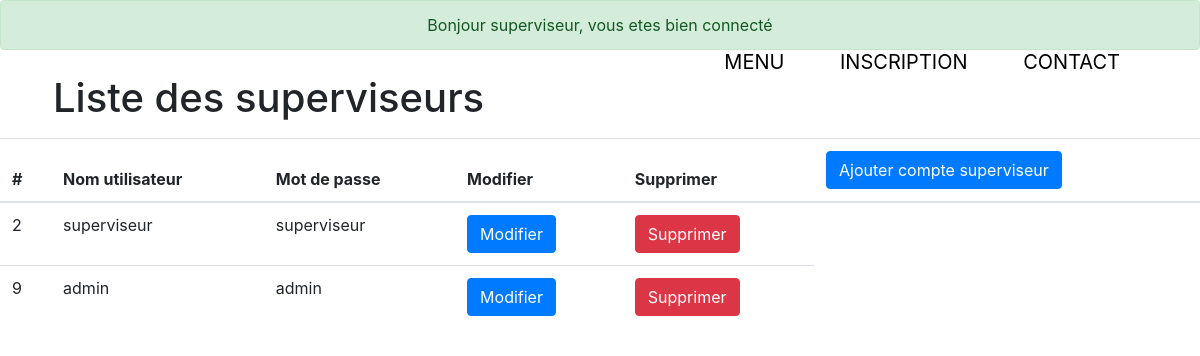
Page /telethon_project/modification_superviseurs.php (signed in) on the committed database.
### tables this page shows
CREATE TABLE IF NOT EXISTS `users` (
  `id` int(11) NOT NULL AUTO_INCREMENT,
  `login` varchar(45) NOT NULL,
  `password` varchar(45) NOT NULL,
  `roles_id` int(2) NOT NULL,
  PRIMARY KEY (`id`),
  KEY `fk_users_idrole` (`roles_id`)
);

### telethon_project/modification_superviseur2.php (called while the page is built, shortened)
<?php ob_start();
    $Titre = "Liste des superviseurs";
    ?>
<?php
$pdo = new PDO("mysql:dbname=projet_telethon;host=localhost", "root", "");
$stmt = $pdo->prepare("SELECT * FROM users ORDER BY id");
$stmt->execute();
$types = $stmt->fetchAll(PDO::FETCH_ASSOC);
?>

### telethon_project/modification_superviseurs.php (the view, shortened to what this page needs)
<link href="//maxcdn.bootstrapcdn.com/bootstrap/4.1.1/css/bootstrap.min.css" rel="stylesheet" id="bootstrap-css">
 <?php
                if($_SESSION['username'] !== ""){
                    $user = $_SESSION['username'];
                 ?>  <div class="alert alert-success text-center">
                        <?php   echo "Bonjour $user, vous etes bien connecté"; ?>
                            </div>
<?php
                }
            ?>
<body>
 <?php include('container.php');?> <?php require "modification_superviseur2.php" ?>
    <div class ="container">
        <h1 class =" text-black p-2 my-2 position-center"> <?=$Titre?></h1>
      </div>
 </body>
<table class ="table">
        <thead>
            <tr>
                <th scope="col">#</th>
                <th scope="col">Nom utilisateur</th>
                <th scope="col">Mot de passe</th>
                <th scope="col">Modifier</th>
                <th scope="col">Supprimer</th>
                <th> <a href="Ajout_superviseur2.php" class ="btn btn-primary">Ajouter compte superviseur</a></th>
            </tr>
        </thead>
        <tbody>
            <?php foreach($types as $type) : ?>
            <?php if(!isset($_GET['modifier']) || $_GET['modifier'] !== $type['id']){?>
            <tr>
                <td><?= $type['id']?></td>
                <td><?= $type['login']?></td>
                <td><?= $type['password']?></td>
                <td> <a href="?modifier=<?=$type['id']?>" class="btn btn-primary" >Modifier</a></td>
                <td> <a href="?supprimer=<?=$type['id']?>" class="btn btn-danger" id ="refresh">Supprimer</a></td>
           </tr>
            <?php } ?>
         <?php endforeach; ?>
        </tbody>
</table>

### rows in the picture
users: id "2", login "superviseur", password "superviseur"
users: id "9", login "admin", password "admin"

### other values in the picture
$user "superviseur"
$Titre "Liste des superviseurs"
